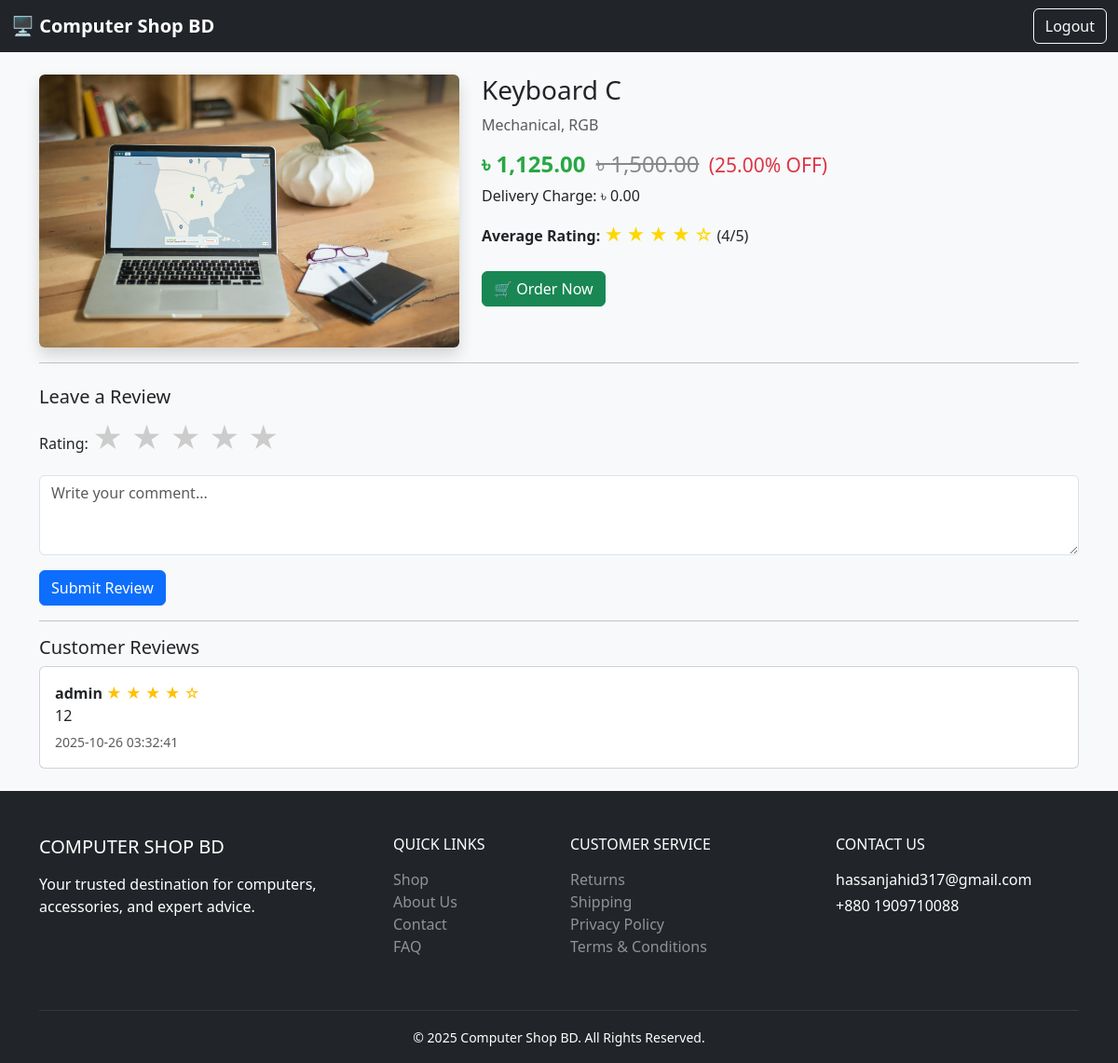
Screenshot of /product_details.php?id=9 (signed in) with the database file from the repository.
### tables this page shows
CREATE TABLE `products` (
  `id` int(11) NOT NULL,
  `name` varchar(255) DEFAULT NULL,
  `specification` varchar(255) DEFAULT NULL,
  `description` text DEFAULT NULL,
  `price` decimal(10,2) DEFAULT NULL,
  `discount` decimal(10,2) DEFAULT NULL,
  `delivery_charge` decimal(10,2) DEFAULT NULL,
  `photo` varchar(255) DEFAULT NULL
);

CREATE TABLE `reviews` (
  `id` int(11) NOT NULL,
  `product_id` int(11) DEFAULT NULL,
  `user_id` int(11) DEFAULT NULL,
  `rating` int(11) DEFAULT NULL,
  `comment` text DEFAULT NULL,
  `created_at` timestamp NOT NULL DEFAULT current_timestamp()
);

CREATE TABLE `users` (
  `id` int(11) NOT NULL,
  `username` varchar(100) NOT NULL,
  `email` varchar(100) NOT NULL,
  `password` varchar(255) NOT NULL,
  `role` enum('admin','user') DEFAULT 'user'
);

### product_details.php (the view, shortened to what this page needs)
<?php
include 'db.php';
$id = intval($_GET['id']);
$product = $conn->query("SELECT * FROM products WHERE id=$id")->fetch_assoc();
$discounted_price = $product['price'] - ($product['price'] * $product['discount'] / 100);
$reviews = $conn->query("SELECT r.*, u.username FROM reviews r JOIN users u ON r.user_id = u.id WHERE r.product_id=$id ORDER BY r.created_at DESC");
$avgQuery = $conn->query("SELECT AVG(rating) as avgRating FROM reviews WHERE product_id=$id");
$avg = $avgQuery->fetch_assoc()['avgRating'] ?? 0;
?>
<!DOCTYPE html>
<html lang="en">
<head>
  <link href="https://cdn.jsdelivr.net/npm/bootstrap@5.3.0/dist/css/bootstrap.min.css" rel="stylesheet">
</head>
<body class="bg-light">
<nav class="navbar navbar-expand-lg navbar-dark bg-dark">
  <div class="container-fluid">
    <a class="navbar-brand fw-bold" href="user_dashboard.php">🖥️ Computer Shop BD</a>
    <a href="logout.php" class="btn btn-outline-light ms-auto">Logout</a>
  </div>
</nav>
<div class="container mt-4">
  <div class="row">
    <div class="col-md-5">
      <img src="uploads/<?= $product['photo']; ?>" class="img-fluid rounded shadow">
    </div>
    <div class="col-md-7">
      <h3><?= htmlspecialchars($product['name']); ?></h3>
      <p class="text-muted"><?= htmlspecialchars($product['specification']); ?></p>
      <h4>
        <span class="discount-price">৳ <?= number_format($discounted_price, 2); ?></span>
        <?php if ($product['discount'] > 0): ?>
          <span class="original-price">৳ <?= number_format($product['price'], 2); ?></span>
          <small class="text-danger ms-1">(<?= $product['discount']; ?>% OFF)</small>
        <?php endif; ?>
      </h4>
      <p>Delivery Charge: ৳ <?= $product['delivery_charge']; ?></p>
      <div class="mb-3">
        <strong>Average Rating:</strong>
        <?php for ($i = 1; $i <= 5; $i++): ?>
          <span class="star"><?= ($i <= round($avg)) ? "★" : "☆"; ?></span>
        <?php endfor; ?>
        (<?= round($avg, 1); ?>/5)
      </div>
      <a href="order.php?id=<?= $product['id']; ?>" class="btn btn-success mt-2">🛒 Order Now</a>
    </div>
  </div>
  <hr>
  <div class="mt-4">
    <h5>Leave a Review</h5>
    <form method="post">
      <div class="mb-3">
        <label>Rating:</label>
        <div class="star-rating">
          <?php for ($i = 5; $i >= 1; $i--): ?>
            <label for="star<?= $i ?>" title="<?= $i ?> stars">★</label>
          <?php endfor; ?>
        </div>
      </div>
      <div class="mb-3">
        <textarea name="comment" class="form-control" rows="3" placeholder="Write your comment..." required></textarea>
      </div>
      <button type="submit" class="btn btn-primary">Submit Review</button>
    </form>
  </div>
  <hr>
  <h5>Customer Reviews</h5>
  <?php if ($reviews->num_rows > 0): ?>
    <?php while($r = $reviews->fetch_assoc()): ?>
      <div class="card mb-2">
        <div class="card-body">
          <strong><?= htmlspecialchars($r['username']); ?></strong>
          <span class="text-warning">
            <?php for ($i=1; $i<=5; $i++): ?>
              <?= ($i <= $r['rating']) ? "★" : "☆"; ?>
            <?php endfor; ?>
          </span>
          <p class="mb-1"><?= nl2br(htmlspecialchars($r['comment'])); ?></p>
          <small class="text-muted"><?= $r['created_at']; ?></small>
        </div>
      </div>
    <?php endwhile; ?>
  <?php else: ?>
    <p>No reviews yet. Be the first!</p>
  <?php endif; ?>
</div>
<footer class="bg-dark text-white pt-5 pb-3 mt-4">
    <div class="container">
        <div class="row">
            <div class="col-md-4 mb-4">
                <h5 class="text-uppercase mb-3">Computer Shop BD</h5>
                <p>Your trusted destination for computers, accessories, and expert advice.</p>
            </div>
            <div class="col-md-2 mb-4">
                <h6 class="text-uppercase mb-3">Quick Links</h6>
                <ul class="list-unstyled">
                    <li><a href="#" class="text-white-50 text-decoration-none">Shop</a></li>
                    <li><a href="#" class="text-white-50 text-decoration-none">About Us</a></li>
                    <li><a href="#" class="text-white-50 text-decoration-none">Contact</a></li>
                    <li><a href="#" class="text-white-50 text-decoration-none">FAQ</a></li>
                </ul>
            </div>
            <div class="col-md-3 mb-4">
                <h6 class="text-uppercase mb-3">Customer Service</h6>
                <ul class="list-unstyled">
                    <li><a href="#" class="text-white-50 text-decoration-none">Returns</a></li>
                    <li><a href="#" class="text-white-50 text-decoration-none">Shipping</a></li>
                    <li><a href="#" class="text-white-50 text-decoration-none">Privacy Policy</a></li>
                    <li><a href="#" class="text-white-50 text-decoration-none">Terms & Conditions</a></li>
                </ul>
            </div>
            <div class="col-md-3 mb-4">
                <h6 class="text-uppercase mb-3">Contact Us</h6>
                <p class="mb-1"><i class="bi bi-envelope"></i> hassanjahid317@gmail.com</p>
                <p class="mb-2"><i class="bi bi-telephone"></i> +880 1909710088</p>
                <div>
                </div>
            </div>
        </div>
        <hr class="border-secondary">
        <div class="text-center">
            <small>&copy; <?= date('Y'); ?> Computer Shop BD. All Rights Reserved.</small>
        </div>
    </div>
</footer>
</body>
</html>

### product_details.php (style rules this page uses)
.star { color: gold; font-size: 1.2rem; }
.discount-price { color: #28a745; font-weight: bold; }
.original-price { text-decoration: line-through; color: #888; margin-left: 5px; }
.star-rating { direction: rtl; font-size: 2rem; unicode-bidi: bidi-override; display: inline-block; }
.star-rating label { color: #ccc; cursor: pointer; transition: color 0.2s; }

### rows the page displays
products: photo (picture), name "Keyboard C", specification "Mechanical, RGB", discounted_price "1,125.00", price "1,500.00", discount "25.00", delivery_charge "0.00"
reviews: user.username "admin", rating 4 (drawn), comment "12", created_at "2025-10-26 03:32:41"

### other values shown
$avg "4"
